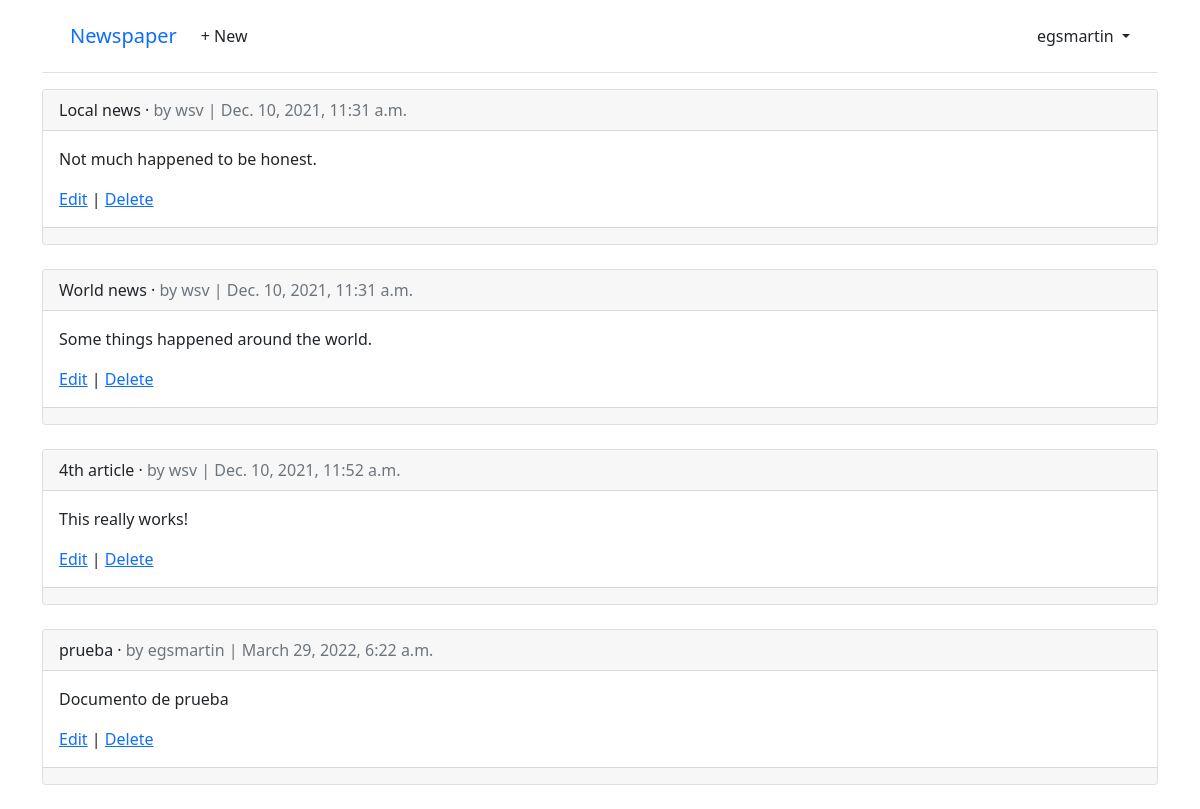
The page /articles/ (signed in) on the database as committed earlier.
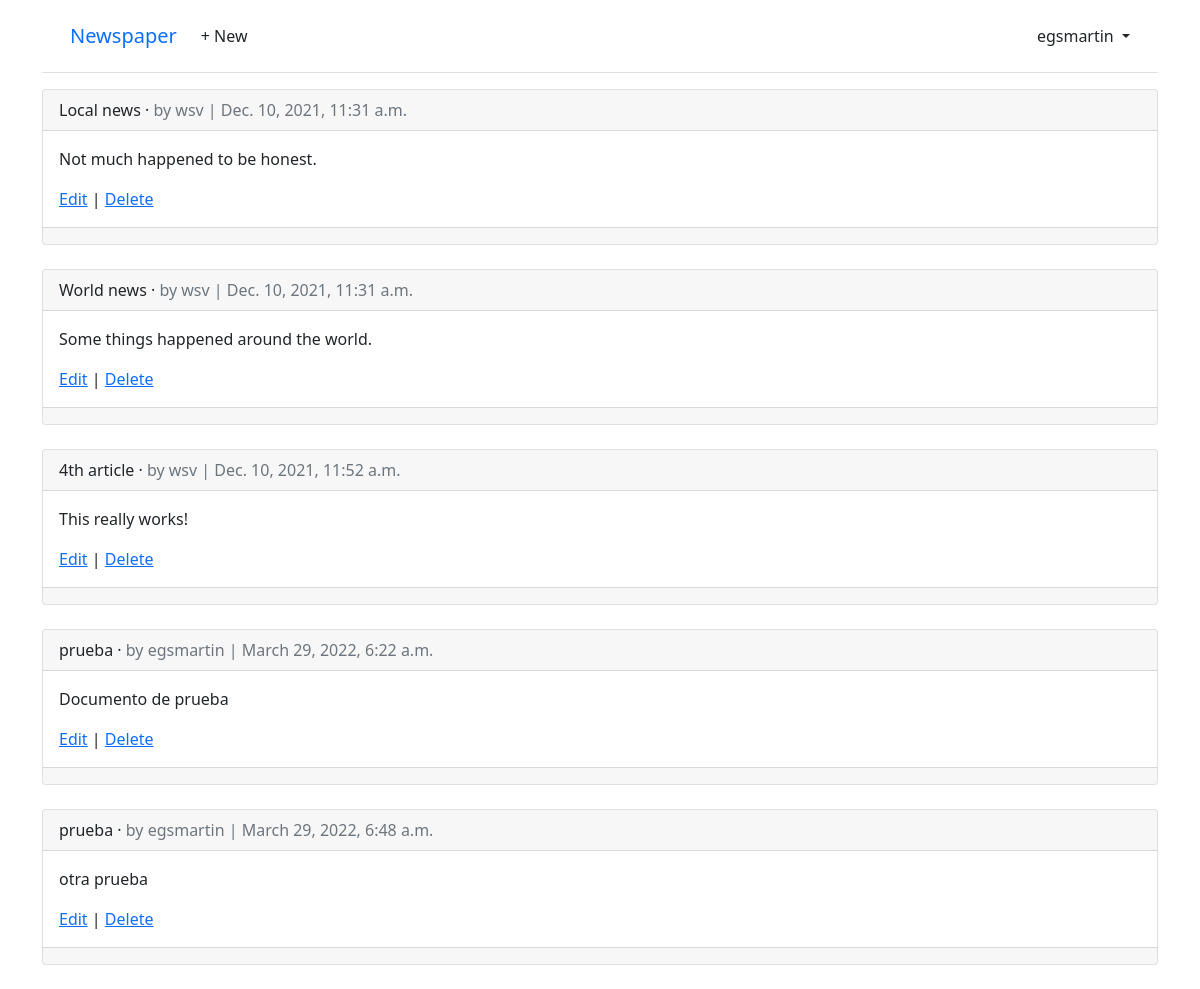
The same page on the database as committed later.
### articles/models.py (models this page shows, shortened)
class Article(models.Model):
    title = models.CharField(max_length=255)
    body = models.TextField()
    date = models.DateTimeField(auto_now_add=True)
    author = models.ForeignKey(
        settings.AUTH_USER_MODEL,
        on_delete=models.CASCADE,
    )

### accounts/models.py (models this page shows)
class CustomUser(AbstractUser):
    age = models.PositiveIntegerField(null=True, blank=True)

### articles/views.py (the view)
# urls.py: path("", ArticleListView.as_view(), name="article_list"),
class ArticleListView(LoginRequiredMixin, ListView):  # new
    model = Article
    template_name = "article_list.html"

### templates/article_list.html (shortened to what this page needs)
{% extends "base.html" %}
{% block content %}
{% for article in article_list %}
  <div class="card">
    <div class="card-header">
      <span class="font-weight-bold">{{ article.title }}</span> &middot;
      <span class="text-muted">by {{ article.author }} |
      {{ article.date }}</span>
    </div>
    <div class="card-body">
      <p>{{ article.body }}</p>
      <a href="{% url 'article_edit' article.pk %}">Edit</a> |
      <a href="{% url 'article_delete' article.pk %}">Delete</a>
    </div>
    <div class="card-footer">
    </div>
  </div>
  <br />
{% endfor %}
{% endblock content %}

Rows that differ between the two databases and show on the page:
added Article: title "prueba", author "egsmartin", date "March 29, 2022, 6:48 a.m.", body "otra prueba"
